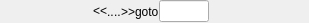
<?xml version="1.0" encoding="UTF-8"?>
<ui version="4.0">
 <class>PageWidget</class>
 <widget class="QWidget" name="PageWidget">
  <property name="geometry">
   <rect>
    <x>0</x>
    <y>0</y>
    <width>309</width>
    <height>23</height>
   </rect>
  </property>
  <property name="windowTitle">
   <string>Form</string>
  </property>
  <property name="styleSheet">
   <string notr="true"/>
  </property>
  <layout class="QHBoxLayout" name="horizontalLayout">
   <property name="spacing">
    <number>0</number>
   </property>
   <property name="margin">
    <number>0</number>
   </property>
   <item>
    <spacer name="horizontalSpacer_2">
     <property name="orientation">
      <enum>Qt::Horizontal</enum>
     </property>
     <property name="sizeHint" stdset="0">
      <size>
       <width>40</width>
       <height>20</height>
      </size>
     </property>
    </spacer>
   </item>
   <item>
    <widget class="QLabel" name="previousPageLabel">
     <property name="toolTip">
      <string>Pre Page</string>
     </property>
     <property name="text">
      <string>&lt;&lt;</string>
     </property>
    </widget>
   </item>
   <item>
    <widget class="QWidget" name="leftPagesWidget" native="true"/>
   </item>
   <item>
    <widget class="QLabel" name="leftSeparateLabel">
     <property name="toolTip">
      <string>下一页</string>
     </property>
     <property name="text">
      <string>..</string>
     </property>
    </widget>
   </item>
   <item>
    <widget class="QWidget" name="centerPagesWidget" native="true"/>
   </item>
   <item>
    <widget class="QLabel" name="rightSeparateLabel">
     <property name="toolTip">
      <string>下一页</string>
     </property>
     <property name="text">
      <string>..</string>
     </property>
    </widget>
   </item>
   <item>
    <widget class="QWidget" name="rightPagesWidget" native="true"/>
   </item>
   <item>
    <widget class="QLabel" name="nextPageLabel">
     <property name="toolTip">
      <string>Next Page</string>
     </property>
     <property name="text">
      <string>&gt;&gt;</string>
     </property>
    </widget>
   </item>
   <item>
    <widget class="QLabel" name="label">
     <property name="text">
      <string>goto</string>
     </property>
    </widget>
   </item>
   <item>
    <widget class="QLineEdit" name="pageLineEdit">
     <property name="minimumSize">
      <size>
       <width>50</width>
       <height>0</height>
      </size>
     </property>
     <property name="maximumSize">
      <size>
       <width>50</width>
       <height>16777215</height>
      </size>
     </property>
     <property name="alignment">
      <set>Qt::AlignCenter</set>
     </property>
    </widget>
   </item>
   <item>
    <widget class="QLabel" name="label_2">
     <property name="text">
      <string/>
     </property>
    </widget>
   </item>
   <item>
    <spacer name="horizontalSpacer">
     <property name="orientation">
      <enum>Qt::Horizontal</enum>
     </property>
     <property name="sizeHint" stdset="0">
      <size>
       <width>45</width>
       <height>20</height>
      </size>
     </property>
    </spacer>
   </item>
  </layout>
 </widget>
 <resources/>
 <connections/>
</ui>
